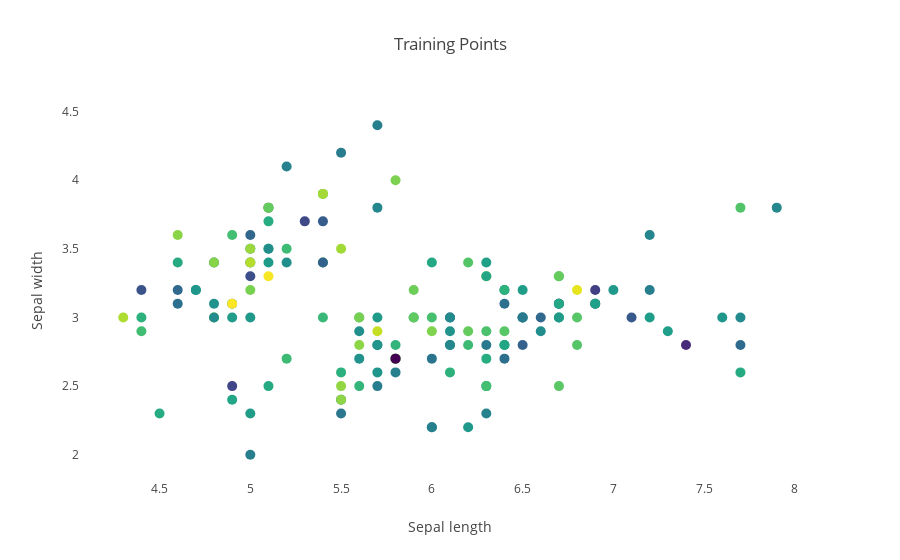

Source (notebook cell):
### Code cell
py.iplot(fig)

### Figure 1 — Plotly figure (JSON) as saved in the notebook; plotly's stock layout.template omitted (floating-point values rounded to 4 significant figures; data arrays with more than 128 entries replaced by an {"elided": "..."} marker saying what was removed)
{"data": [{"marker": {"color": {"elided": "150 float values"}, "colorscale": "Viridis", "showscale": false, "size": 10}, "mode": "markers", "type": "scatter", "uid": "27dcb446-cc12-4c22-8202-8112673a28c4", "x": {"elided": "150 float values"}, "y": {"elided": "150 float values"}}], "layout": {"title": {"text": "Training Points"}, "xaxis": {"showgrid": false, "title": {"text": "Sepal length"}}, "yaxis": {"showgrid": false, "title": {"text": "Sepal width"}}}}
